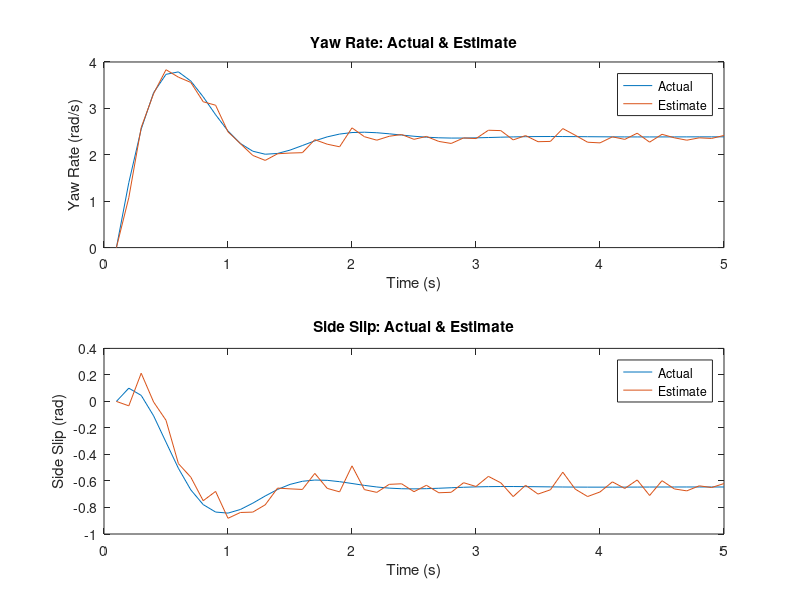
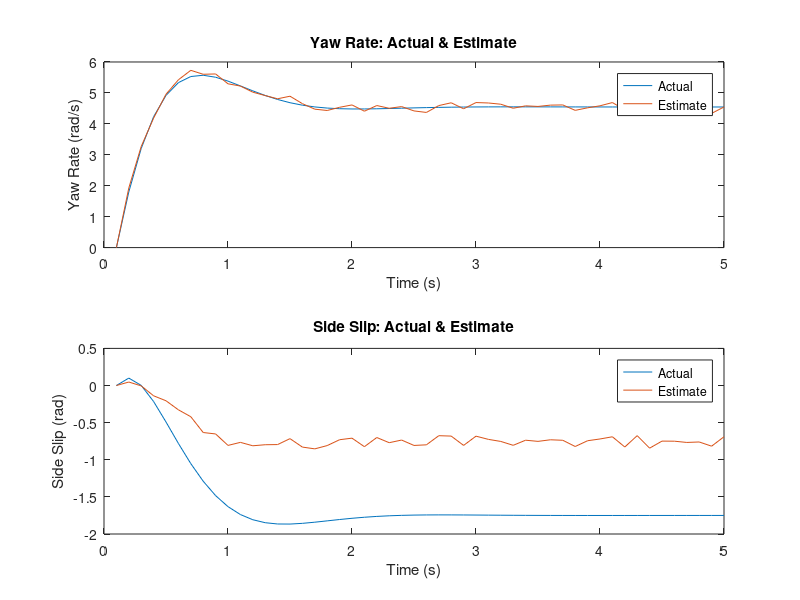
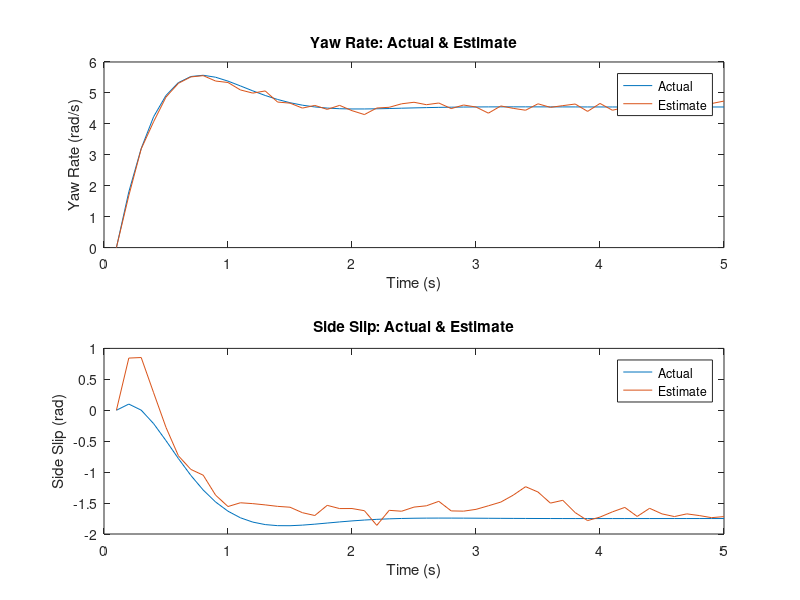

Recreate these plots in MATLAB, in order.
%% Optimal Estimation - Homework 3 - Problem 4

clear
clc
close all

%% Part A

A = [-2.62 12;
    -0.96 -2];
B = [14; 1];

w = 0.1;
Bw = [1;1];

H = [1 0];

% Simulation Initialization
t_end = 5;
dt = 0.1;
t = dt:dt:t_end;
numSamps = length(t);

X = zeros(2, numSamps);
y = zeros(numSamps, 1);
del = 1;

sys = ss(A,B,H,0);
sysd = c2d(sys,dt);

% Dynamic Simulation
for i = 1:numSamps-1
    xdot = A * X(:,i) + B * del;
    X(:,i+1) = X(:,i) + xdot * dt;
    y(i+1) = H * X(:,i+1) + (0.1*randn);
    x = X(:,i+1);
end

A_D = expm(A*dt);

Q_D = [0.5 0; 0 0.5];
R_D = 0.01;


% Preallocation & Initialization
x_hat = zeros(2, numSamps);
P = eye(2);
priorP = zeros(numSamps,2);
postP = zeros(numSamps,2);

for i = 1:numSamps-1
    
    % Time Update (Propagation - a priori)
    x_hat(:,i+1) = A_D * x_hat(:,i) + sysd.B * del;

    P = A_D * P * A_D' + Q_D;
    priorP(i+1,1) = P(1,1);
    priorP(i+1,2) = P(2,2);

    % Measurement Update (Correction - a posteriori)
    K = P * H' * (H*P*H' + R_D)^-1;

    x_hat(:,i+1) = x_hat(:,i+1) + K * (y(i+1) - H * x_hat(:,i+1));

    P = (eye(2) - K*H) * P;
    postP(i+1,1) = P(1,1);
    postP(i+1,2) = P(2,2);

end

KFeig = eig(A-K*H);

figure
subplot(2,1,1)
plot(t,X(1,:))
hold on
plot(t,x_hat(1,:))
title('Yaw Rate: Actual & Estimate')
legend('Actual','Estimate')
xlabel('Time (s)')
ylabel('Yaw Rate (rad/s)')

subplot(2,1,2)
plot(t,X(2,:))
hold on
plot(t,x_hat(2,:))
title('Side Slip: Actual & Estimate')
legend('Actual','Estimate')
xlabel('Time (s)')
ylabel('Side Slip (rad)')

clearvars

%% Part B

A = [-2.42 4;
    -0.99 -2];
B = [18; 1];

H = [1 0];

% Simulation Initialization
t_end = 5;
dt = 0.1;
t = dt:dt:t_end;
numSamps = length(t);

X = zeros(2, numSamps);
y = zeros(numSamps, 1);
del = 1;

sys = ss(A,B,H,0);
sysd = c2d(sys,dt);

% Dynamic Simulation
for i = 1:numSamps-1
    xdot = A * X(:,i) + B * del;
    X(:,i+1) = X(:,i) + xdot * dt;
    y(i+1) = H * X(:,i+1) + (0.1*randn);
    x = X(:,i+1);
end

A_A = [-2.62 12;
    -0.96 -2];

A_D = expm(A_A*dt);
Q_D = 5*eye(2);
R_D = 0.01;

% Preallocation & Initialization
x_hat = zeros(2, numSamps);
P = eye(2);
priorP = zeros(numSamps,2);
postP = zeros(numSamps,2);

for i = 1:numSamps-1
    
    % Time Update (Propagation - a priori)
    x_hat(:,i+1) = A_D * x_hat(:,i) + sysd.B*del;

    P = A_D * P * A_D' + Q_D;
    priorP(i+1,1) = P(1,1);
    priorP(i+1,2) = P(2,2);

    % Measurement Update (Correction - a posteriori)
    K = P * H' * (H*P*H' + R_D)^-1;

    x_hat(:,i+1) = x_hat(:,i+1) + K * (y(i+1) - H * x_hat(:,i+1));

    P = (eye(2) - K*H) * P;
    postP(i+1,1) = P(1,1);
    postP(i+1,2) = P(2,2);

end

KFeig = eig(A-K*H);

figure
subplot(2,1,1)
plot(t,X(1,:))
hold on
plot(t,x_hat(1,:))
title('Yaw Rate: Actual & Estimate')
legend('Actual','Estimate')
xlabel('Time (s)')
ylabel('Yaw Rate (rad/s)')

subplot(2,1,2)
plot(t,X(2,:))
hold on
plot(t,x_hat(2,:))
title('Side Slip: Actual & Estimate')
legend('Actual','Estimate')
xlabel('Time (s)')
ylabel('Side Slip (rad)')

clearvars

%% Part C

A = [-2.42 4;
    -0.99 -2];
B = [18; 1];

H = eye(2);

% Simulation Initialization
t_end = 5;
dt = 0.1;
t = dt:dt:t_end;
numSamps = length(t);

X = zeros(2, numSamps);
y = zeros(2, numSamps);
del = 1;

% Dynamic Simulation
for i = 1:numSamps-1
    xdot = A * X(:,i) + B * del;
    X(:,i+1) = X(:,i) + xdot * dt;
    y(:,i+1) = H * X(:,i+1) + [(0.1*randn);(0.5*randn)];
    x = X(:,i+1);
end

A_A = [-2.62 12;
    -0.96 -2];

A_D = expm(A_A*dt);
Q_D = [5 0;0 0.04];
R_D = [0.01 0;0 0.25];

sys = ss(A,B,H,0);
sysd = c2d(sys,dt);

% Preallocation & Initialization
x_hat = zeros(2, numSamps);
P = eye(2);
priorP = zeros(numSamps,2);
postP = zeros(numSamps,2);

for i = 1:numSamps-1
    
    % Time Update (Propagation - a priori)
    x_hat(:,i+1) = A_D * x_hat(:,i) + sysd.B*del;

    P = A_D * P * A_D' + Q_D;
    priorP(i+1,1) = P(1,1);
    priorP(i+1,2) = P(2,2);

    % Measurement Update (Correction - a posteriori)
    K = P * H' * (H*P*H' + R_D)^-1;

    x_hat(:,i+1) = x_hat(:,i+1) + K * (y(:,i+1) - H * x_hat(:,i+1));

    P = (eye(2) - K*H) * P;
    postP(i+1,1) = P(1,1);
    postP(i+1,2) = P(2,2);

end

KFeig = eig(A-K*H);

figure
subplot(2,1,1)
plot(t,X(1,:))
hold on
plot(t,x_hat(1,:))
title('Yaw Rate: Actual & Estimate')
legend('Actual','Estimate')
xlabel('Time (s)')
ylabel('Yaw Rate (rad/s)')

subplot(2,1,2)
plot(t,X(2,:))
hold on
plot(t,x_hat(2,:))
title('Side Slip: Actual & Estimate')
legend('Actual','Estimate')
xlabel('Time (s)')
ylabel('Side Slip (rad)')
